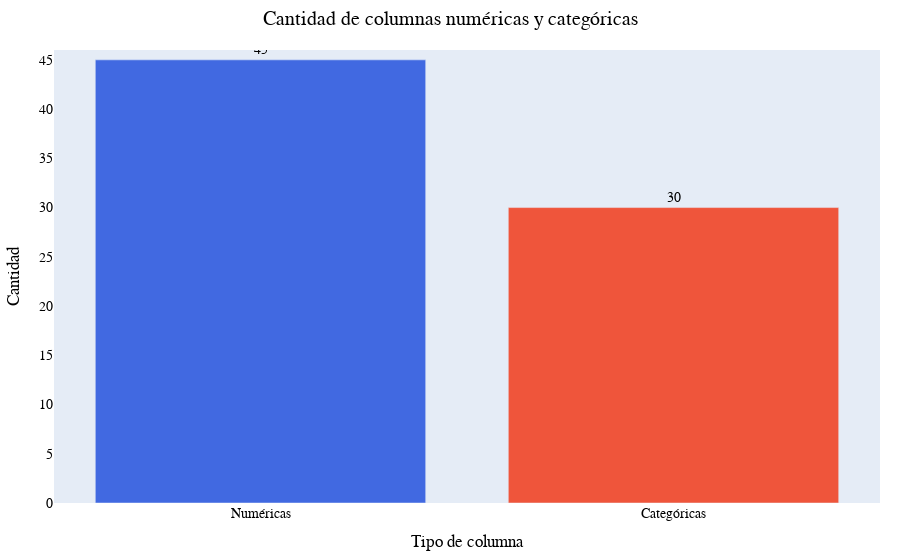

Write notebook code for a chart like this one.
### Code cell
# Grafica de cantidad de columnas numéricas y categóricas
def plot_distributions_cant(df):
    """
    Función que recibe un dataframe y muestra un gráfico de barras con la cantidad
    de columnas numéricas y categóricas.
    
    Parámetros:
    df (DataFrame): El dataframe a analizar
    """
    num_cols = df.select_dtypes(include=np.number).columns.tolist()
    cat_cols = df.select_dtypes(include='object').columns.tolist()
    
    counts = {'Numéricas': len(num_cols), 'Categóricas': len(cat_cols)}
    
    # agregarle color diferente a cada barra
    colors = ['royalblue', '#EF553B']
    fig = px.bar(x=list(counts.keys()), y=list(counts.values()),
                 labels={'x': 'Tipo de columna', 'y': 'Cantidad'},
                 title='Cantidad de columnas numéricas y categóricas',
                 text=list(counts.values()))
    fig.update_traces(marker_color=colors)
    fig.update_layout(title_x=0.5, title_font_size=20, 
                      xaxis_title_font_size=16, yaxis_title_font_size=16)
    fig.update_layout(xaxis_tickfont_size=14, yaxis_tickfont_size=14)
    fig.update_traces(texttemplate='%{text}', textposition='outside')
    fig.update_layout(bargap=0.2, margin=dict(l=20, r=20, t=50, b=20))
    fig.update_yaxes(range=[0, max(counts.values()) + 1])
    fig.update_xaxes(tickangle=0, tickmode='array', tickvals=list(counts.keys()),
                     ticktext=list(counts.keys()))
    fig.update_layout(showlegend=False)
    fig.update_layout(font=dict(family='Arial, sans-serif', size=14, color      ='black'))
    fig.update_layout(xaxis=dict(showgrid=False, zeroline=False, showline=False),
                      yaxis=dict(showgrid=False, zeroline=False, showline=False))
    fig.update_layout(title_font_family='Arial, sans-serif', title_font_color='black')
    fig.update_layout(xaxis_title='Tipo de columna', yaxis_title='Cantidad')
    fig.update_layout(legend_title_text='Tipo de columna')          
    
    return fig

plot_distributions_cant(df_nhanes).show()

### Figure 1 — Plotly figure (JSON) as saved in the notebook; plotly's stock layout.template omitted (floating-point values rounded to 4 significant figures)
{"data": [{"hovertemplate": "Tipo de columna=%{x}<br>Cantidad=%{y}<br>text=%{text}<extra></extra>", "legendgroup": "", "marker": {"color": ["royalblue", "#EF553B"], "pattern": {"shape": ""}}, "name": "", "orientation": "v", "showlegend": false, "text": [45.0, 30.0], "textposition": "outside", "texttemplate": "%{text}", "type": "bar", "x": ["Numéricas", "Categóricas"], "xaxis": "x", "y": [45, 30], "yaxis": "y"}], "layout": {"bargap": 0.2, "barmode": "relative", "font": {"color": "black", "family": "Arial, sans-serif", "size": 14}, "legend": {"title": {"text": "Tipo de columna"}, "tracegroupgap": 0}, "margin": {"b": 20, "l": 20, "r": 20, "t": 50}, "showlegend": false, "title": {"font": {"color": "black", "family": "Arial, sans-serif", "size": 20}, "text": "Cantidad de columnas numéricas y categóricas", "x": 0.5}, "xaxis": {"anchor": "y", "domain": [0, 1], "showgrid": false, "showline": false, "tickangle": 0, "tickfont": {"size": 14}, "tickmode": "array", "ticktext": ["Numéricas", "Categóricas"], "tickvals": ["Numéricas", "Categóricas"], "title": {"text": "Tipo de columna"}, "zeroline": false}, "yaxis": {"anchor": "x", "domain": [0, 1], "range": [0, 46], "showgrid": false, "showline": false, "tickfont": {"size": 14}, "title": {"text": "Cantidad"}, "zeroline": false}}}
